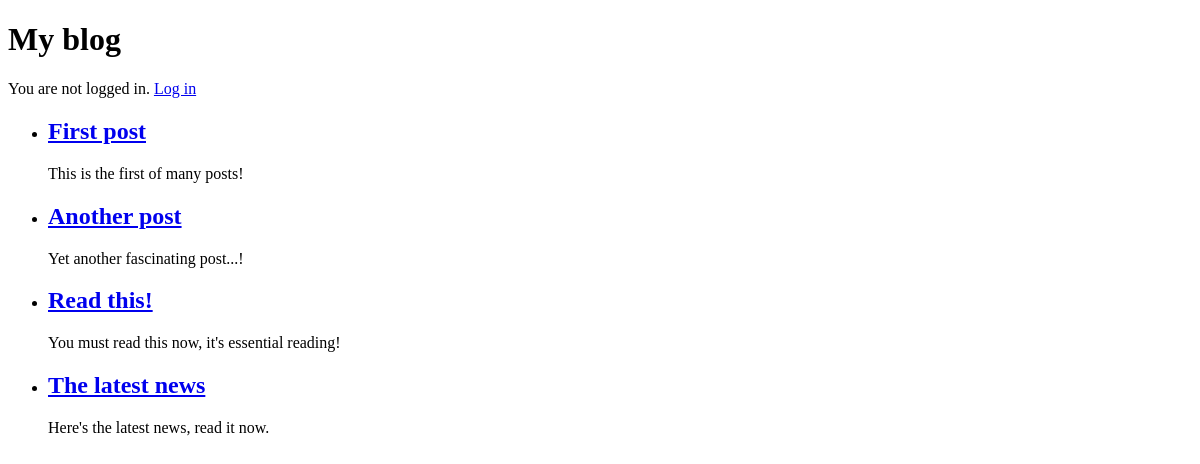
Before: / with the older database file.
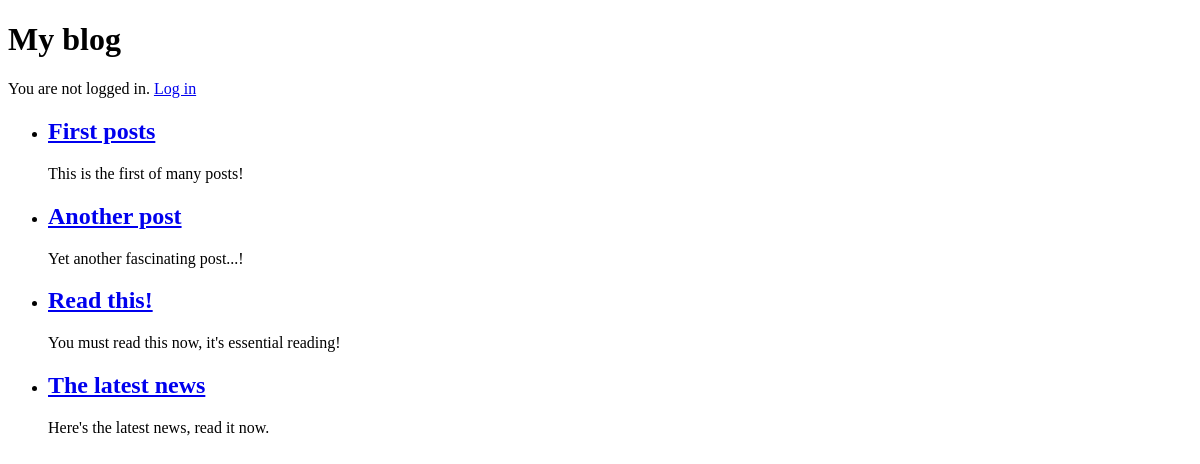
After: the same page with the newer database file.
### tables this page shows
CREATE TABLE `article` (
  `id` int(11) NOT NULL,
  `title` varchar(128) NOT NULL,
  `content` text NOT NULL,
  `published_at` datetime DEFAULT NULL
);

### classes/Auth.php (called while the page is built)
<?php
class Auth {
    public static function isLoggedIn() {
        return isset($_SESSION['is_logged_in']) && $_SESSION['is_logged_in'];
    }
}

### classes/Article.php (called while the page is built, shortened)
<?php
class Article {
    public static function getAll($conn) {
        $sql = "SELECT * FROM article ORDER BY published_at;";
        $results = $conn->query($sql);
        return $results->fetchAll(PDO::FETCH_ASSOC);
    }
}

### index.php (the view, shortened to what this page needs)
<?php
require 'classes/Article.php';
require 'classes/Auth.php';
$db = new Database();
$conn = $db->getConn();
$articles = Article::getAll($conn);
?>
<?php require 'includes/header.php' ?>
<?php if (Auth::isLoggedIn()) : ?>
    <p>You are logged in. <a href="logout.php">Log out</a></p>
    <p><a href="new-article.php">New article</a></p>
<?php else : ?>
    <p>You are not logged in. <a href="login.php">Log in</a></p>
<?php endif; ?>
<?php if (empty($articles)) : ?>
    <p>No articles found.</p>
<?php else : ?>
    <ul>
        <?php foreach ($articles as $article) : ?>
            <li>
                <article>
                    <h2><a href="article.php?id=<?= $article['id']; ?>"><?= htmlspecialchars($article['title']); ?></a></h2>
                    <p><?= htmlspecialchars($article['content']); ?></p>
                </article>
            </li>
        <?php endforeach ?>
    </ul>
<?php endif ?>
<?php require 'includes/footer.php' ?>

### includes/header.php (shortened to what this page needs)
<!DOCTYPE html>
<html lang="en">
<head>
</head>
<body>
    <header>
        <h1>My blog</h1>
    </header>
    <main>

### includes/footer.php
</main>
</body>
</html>

Changed rows visible on the page:
changed article "This is the first of many posts!": title "First post" → "First posts"
